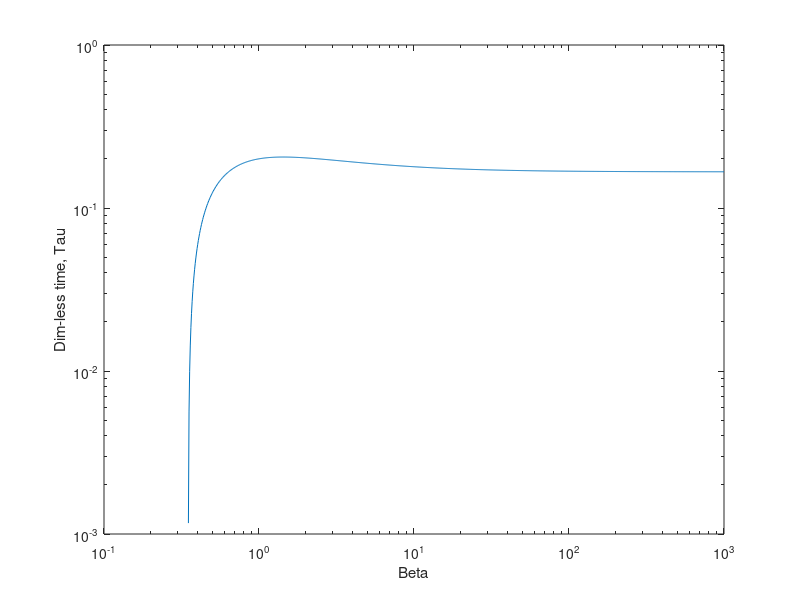
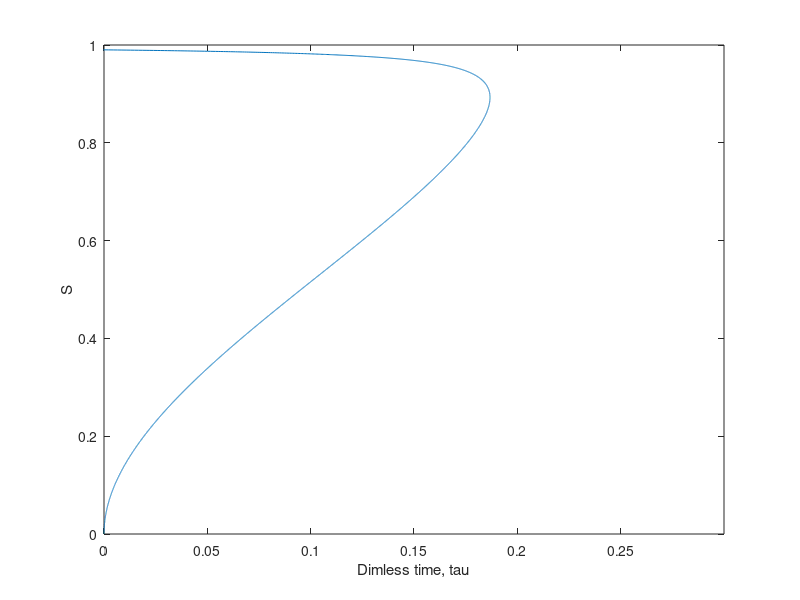
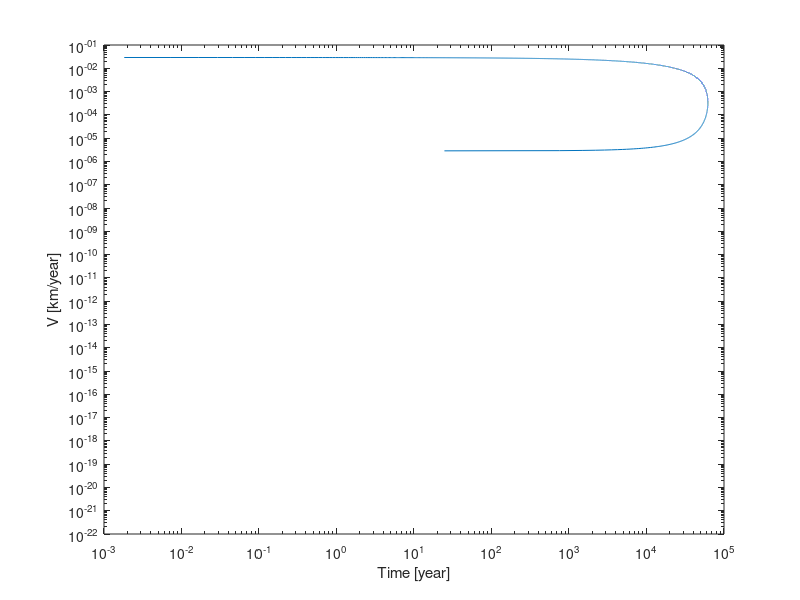
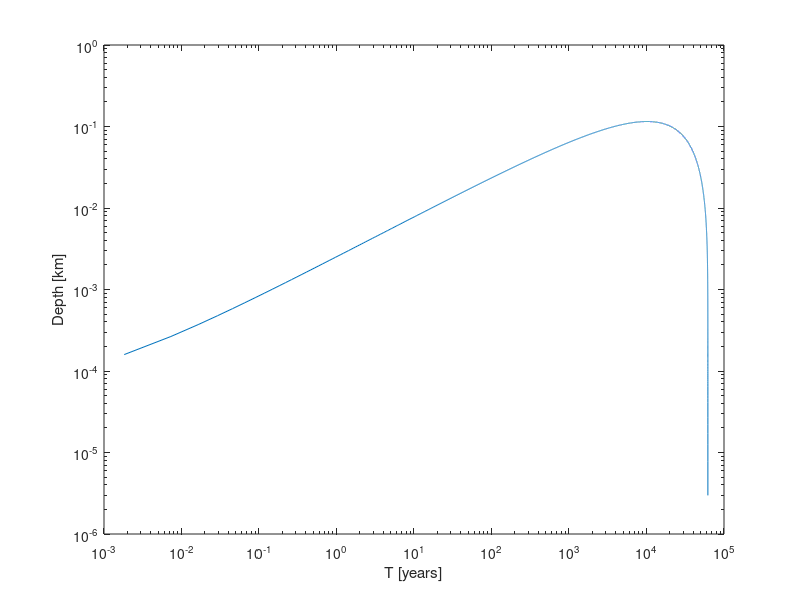

These charts were generated, in order, by the following MATLAB code:
%Analytical 
set(groot, 'DefaultFigureVisible', 'on');
clc; close all; clear all;
%% Input variables
%Thermodynamics
Ti =  223.16;       %surrounding ice temperature [K]

%Settling
%{
%Titan
grav      = 1.352;%gravity: Europa =1.315, Titan = 1.352, [m/s^2]
V  = linspace(100,5000,1000); %volume of the melt [km^3] 
d_ice= [50, 80, 100, 150]' ;  %thickness of ice sheet [km]
%}

%Europa
grav= 1.315; %Titan = 1.352, [m/s^2]
V  = 31%linspace(0.1,1000,1000); %volume of the melt [km^3] 
d_ice= [10]' ;  %thickness of ice sheet [km]
% Calculations 
R    = (3.*V./(4.*pi)).^(1/3);  %calculate radius of the blob [km]
yr2s = 365.25*24*60*60; %year to second conversion [s/year]

%% Thermodynamic parameters
L    = 333.6e3;  %latent heat of fusion [J/kg]
cp_i = 2.1e3;    %Specific heat of ice [J/kg-K]
rho_i= 917;      %density of ice [kg/m^3]
Tm =  273.16;    %melting temperature; temperature of the drop [K]
k  =  2.22;       %thermal conductivity [W/m-K]
kappa = k / (rho_i * cp_i); %Thermal diffusivity [m^2/s]



%% Calculate solidification: Stefan problem
tau_max = @(beta)  1./6 + 1./(6.*beta) - 1./(3.*(2.*pi).^0.5.*beta.^(1.5));


figure();
beta_array = logspace(-1,3,1000);
loglog(beta_array,tau_max(beta_array))
xlabel 'Beta'
ylabel 'Dim-less time, Tau'


beta = L/(cp_i*(Tm - Ti)); %Stefan number

S = linspace(0,1-1e-10,10000); %S is the dimless location of the front w.r.t initial position
tau  =  (3.*S.^2 - 2.*S.^3)./6 + S.^2 ./ (6.*beta) - S.^2./(45.*beta.^2.*(1-S)); %dimless time

figure();
plot(tau,S);
xlim([0 0.3])
ylabel 'S'
xlabel 'Dimless time, tau'
t_solid = tau_max(beta) * beta * (R*1e3).^2 / (kappa * yr2s) %redimensionalizing time

%% Calculate Settling: Stokes settling
%Parameters
rho_melt  = 1000; %density of the melt (water) [kg/m^3]
rho_matrix= 917;  %density of the bath (ice) [kg/m^3] 
mu        = 1e14; %dynamic viscosity [Pa.s]
yr2s      = 365.25*24*60*60; %year to second conversion [s/year]

%Calculating the settling velocity

V_settling = (2/9)*(rho_melt - rho_matrix).*(R*1e3).^2.*grav./mu.*(yr2s/1e3); %[km/year]
t_settling_without_refreezing = d_ice./ V_settling %settling time [years]
blacks = linspace(0.9,0,length(d_ice));

labels=num2str(d_ice,'$$d_{ice}=$$%d km');


%Variable radius settling

Var_R = (1 - S).*R   %Transient radius of the drop
V_settling_var = (2/9)*(rho_melt - rho_matrix).*(Var_R*1e3).^2.*grav./mu.*(yr2s/1e3); %[km/year]
timestamp_var  = tau .* beta * (R*1e3).^2 ./ (kappa * yr2s) %redimensionalizing time array [years]

figure();
loglog(timestamp_var,V_settling_var)
ylabel 'V [km/year]'
xlabel 'Time [year]'

i = 1;
z = zeros(1,9999);
while true
    
    depth_var(i) = V_settling_var(i).*(timestamp_var(i+1) - timestamp_var(i)); %instantaneous depth [km]
    
    i = i+1
    
    if i >= 10000, break ; end
    
end 
    

figure();
loglog(timestamp_var(:,1:end-1),depth_var)
xlabel 'T [years]'
ylabel 'Depth [km]'